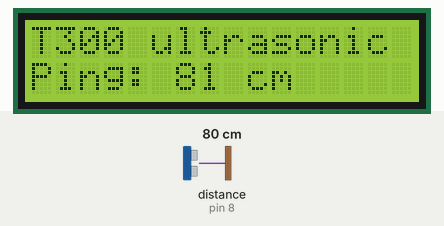
A sketch run on a simulated Arduino Uno, built with avr-gcc and run on an emulated ATmega328P. On the bench: 16×2 character LCD. The test bench sets the inputs (shaded band); at power-on: distance to the obstacle (sensor on pin 8) 80 cm. The echo pulse lasts 58.3 µs per cm.

Above: at 1.2 s.
1.3 s: distance to the obstacle (sensor on pin 8) set to 2 cm
At 2.2 s:
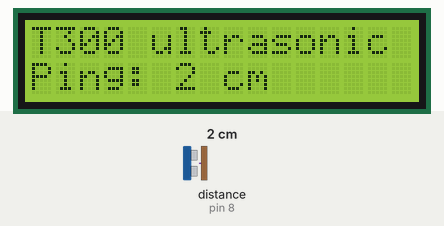
2.8 s: distance to the obstacle (sensor on pin 8) set to 4 cm
At 3.2 s:
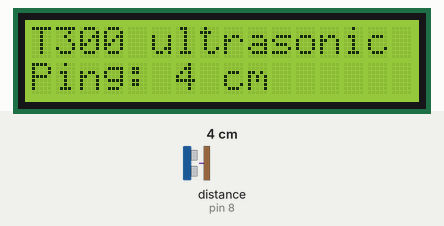
4.3 s: distance to the obstacle (sensor on pin 8) set to 9 cm
At 5.5 s:
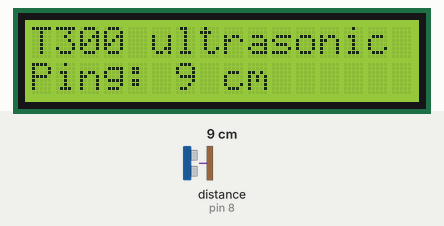
Timing chart, 0 to 7.3 s (numbered marks = the images above; inputs shaded):
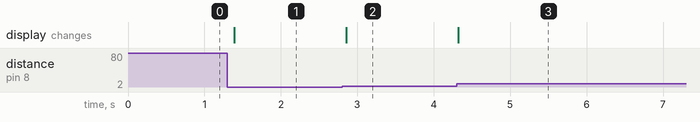

Measured:
- after the input at 1.3 s, the display: changes after 0.09 s (image 1)
- after the input at 2.8 s, the display: changes after 0.06 s (image 2)
- after the input at 4.3 s, the display: changes at once (image 3)

The sketch:

ultrasonic_lcd1602.ino
```cpp
#include <Wire.h>
#include <LiquidCrystal_I2C.h>
#include <NewPing.h>

#define  PIN_BUZZER     4
#define  PIN_TRIGGER    7
#define  PIN_ECHO       8
#define  MAX_DISTANCE 350 // Maximum distance we want to ping for (in centimeters).
                          // Maximum sensor distance is rated at 400-500cm.
int DistanceCm;

NewPing sonar(PIN_TRIGGER, PIN_ECHO, MAX_DISTANCE);

LiquidCrystal_I2C lcd(0x27, 16, 2);

void setup()
{
  lcd.init();
  lcd.backlight();
  lcd.setCursor(0,0);
  lcd.print("T300 ultrasonic");
}

void distance() {
   DistanceCm = sonar.ping_cm(); // 10 pings per second
   lcd.setCursor(0,1);
   lcd.print("Ping: ");
   lcd.print(DistanceCm);
   lcd.print(" cm  ");
}

void loop()
{
  distance();
  delay(100);   // waits 100 milliseconds between pings. 29 milliseconds is the shortest delay between 2 pings
}
```
